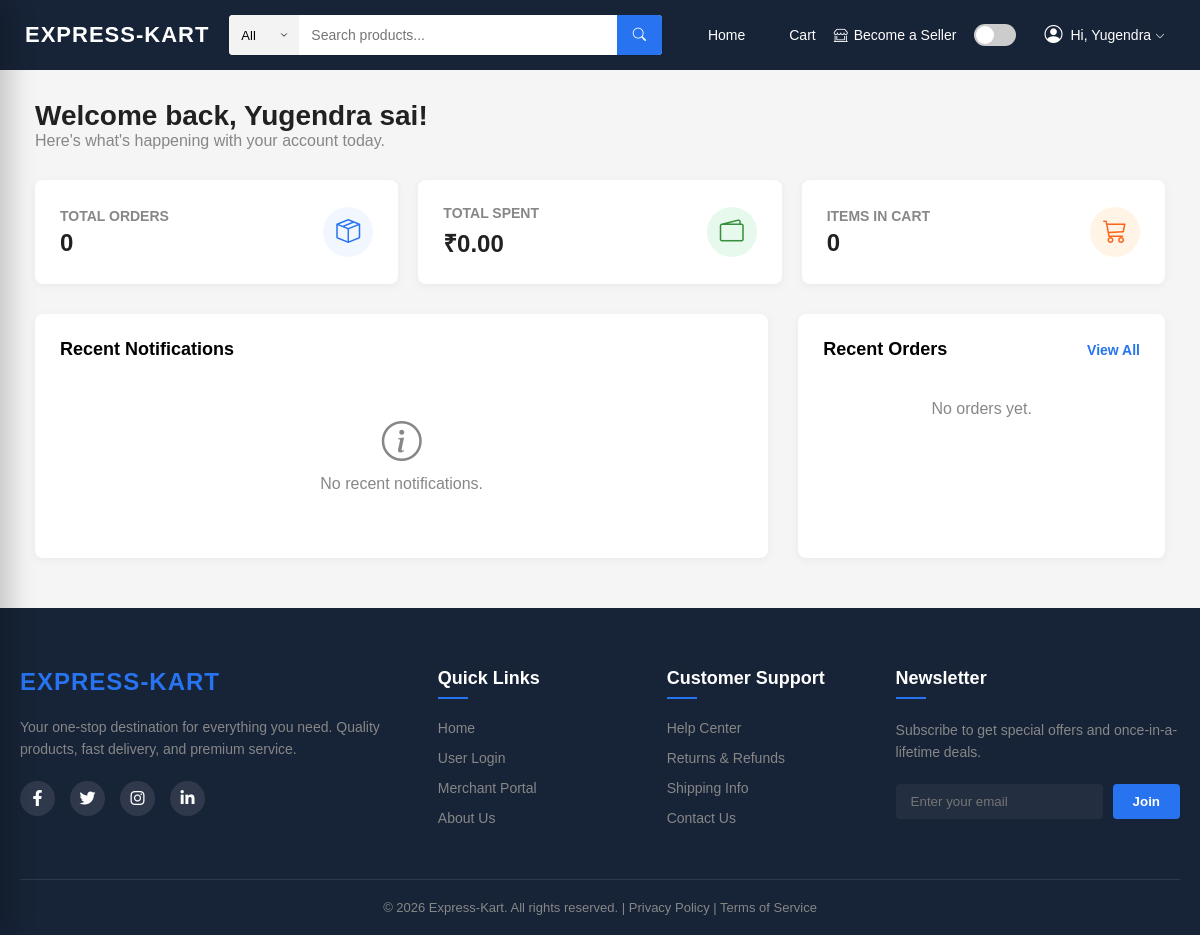
Page /user-dashboard (signed in) on the earlier database version.
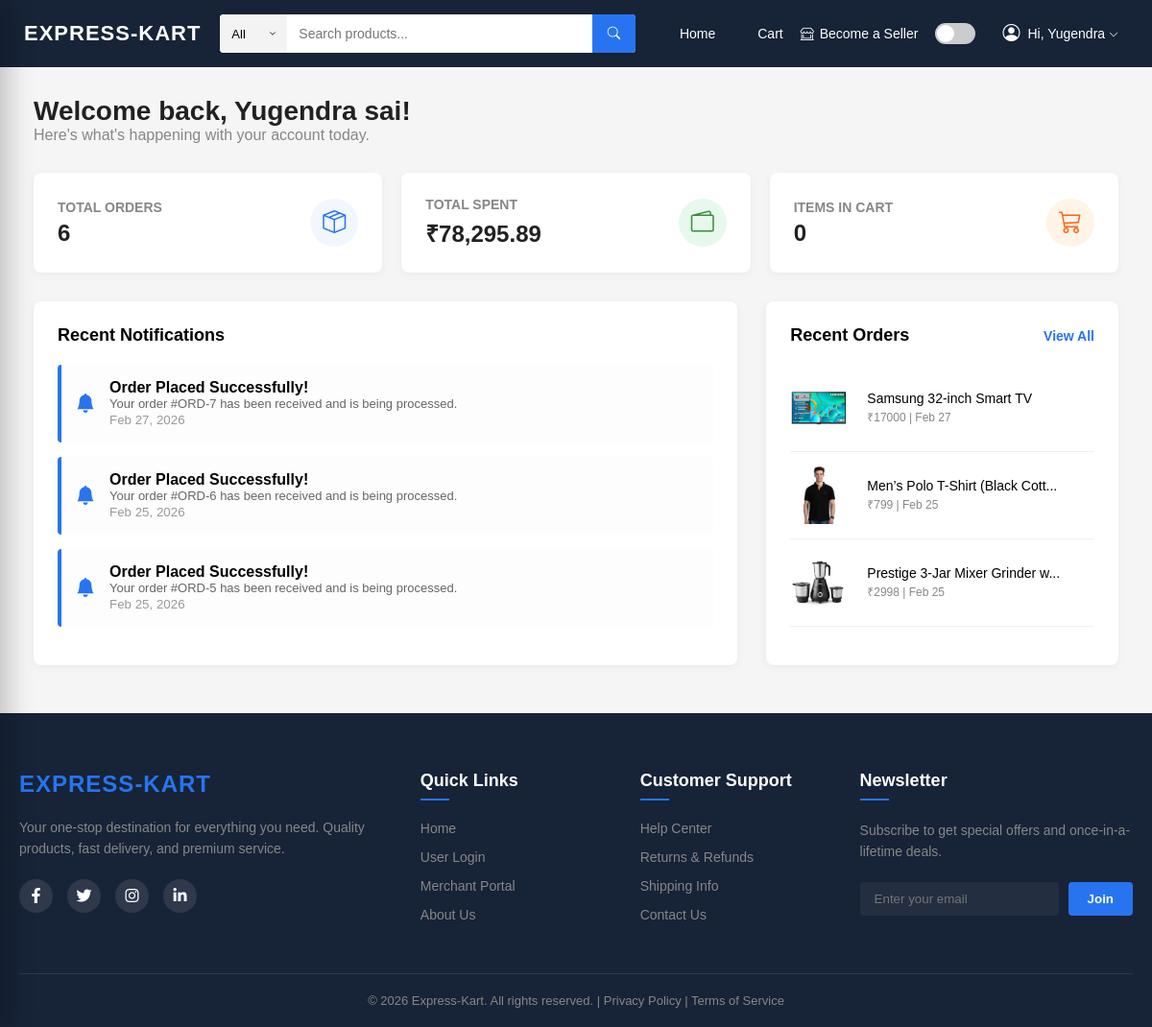
Same page on the later database version.
### tables this page shows
CREATE TABLE orders (
        order_id INTEGER PRIMARY KEY AUTOINCREMENT,
        user_id INTEGER,
        razorpay_order_id TEXT,
        razorpay_payment_id TEXT,
        amount REAL,
        payment_status TEXT,
        created_at DATETIME DEFAULT CURRENT_TIMESTAMP, address TEXT,
        FOREIGN KEY (user_id) REFERENCES users (user_id)
    );

### app.py (the view)
@app.route('/user-dashboard')
def user_dashboard():
    if 'user_id' not in session:
        flash("Please login first!", "danger")
        return redirect('/user-login')
    conn = get_db_connection()
    cursor = conn.cursor()
    cursor.execute("SELECT COUNT(*) FROM orders WHERE user_id=?", (session['user_id'],))
    order_count = cursor.fetchone()[0]
    cursor.execute("SELECT SUM(amount) FROM orders WHERE user_id=?", (session['user_id'],))
    total_spent = cursor.fetchone()[0] or 0
    cursor.execute("""
        SELECT o.*,
            (SELECT p.name FROM order_items oi
             JOIN products p ON oi.product_id = p.product_id
             WHERE oi.order_id = o.order_id LIMIT 1) as product_name,
            (SELECT p.image FROM order_items oi
             JOIN products p ON oi.product_id = p.product_id
             WHERE oi.order_id = o.order_id LIMIT 1) as product_image
        FROM orders o
        WHERE o.user_id = ?
        ORDER BY o.created_at DESC
        LIMIT 3
    """, (session['user_id'],))
    recent_orders = cursor.fetchall()
    cursor.close()
    conn.close()
    return render_template("user/user_dashboard.html",
                           user_name=session['user_name'],
                           order_count=order_count,
                           total_spent=total_spent,
                           recent_orders=recent_orders)

### app.py (called while the page is built)
def get_db_connection():
    conn = sqlite3.connect(config.DB_PATH)
    conn.row_factory = sqlite3.Row
    return conn

@app.template_filter('strftime')
def strftime_filter(date_str, format='%b %d, %Y'):
    if not date_str:
        return ""
    if isinstance(date_str, str):
        try:
            from datetime import datetime
            dt = datetime.strptime(date_str, '%Y-%m-%d %H:%M:%S')
            return dt.strftime(format)
        except Exception:
            return date_str
    return date_str.strftime(format)

### templates/user/user_dashboard.html (shortened to what this page needs)
{% extends 'base.html' %}
{% block content %}
<div class="ud-container">
  <div class="ud-header">
    <h1 class="ud-welcome">Welcome back, {{ user_name }}!</h1>
    <p style="color: #878787;">Here's what's happening with your account today.</p>
  </div>
  <div class="ud-stats-grid">
    <div class="ud-stat-card">
      <div class="ud-stat-info">
        <h3>Total Orders</h3>
        <div class="value">{{ order_count }}</div>
      </div>
      <div class="ud-stat-icon">
        <i class="bi bi-box-seam"></i>
      </div>
    </div>
    <div class="ud-stat-card">
      <div class="ud-stat-info">
        <h3>Total Spent</h3>
        <div class="value">₹{{ "{:,.2f}".format(total_spent) }}</div>
      </div>
      <div class="ud-stat-icon" style="background: #e7f9ed; color: #388e3c;">
        <i class="bi bi-wallet2"></i>
      </div>
    </div>
    <div class="ud-stat-card">
      <div class="ud-stat-info">
        <h3>Items in Cart</h3>
        <div class="value">{{ session.get('cart', {})|length }}</div>
      </div>
      <div class="ud-stat-icon" style="background: #fff4e5; color: #fb641b;">
        <i class="bi bi-cart3"></i>
      </div>
    </div>
  </div>
  <div class="ud-content-grid">
    <div class="ud-card">
      <h2 class="ud-card-title">Recent Notifications</h2>
      {% if recent_orders %}
      {% for order in recent_orders %}
      <div class="ud-notification">
        <i class="bi bi-bell-fill"></i>
        <div>
          <strong>Order Placed Successfully!</strong>
          <p style="margin: 0; font-size: 13px; color: #666;">Your order #ORD-{{ order.order_id }} has been received and
            is being processed.</p>
          <small style="color: #999;">{{ order.created_at | strftime }}</small>
        </div>
      </div>
      {% endfor %}
      {% else %}
      <div style="text-align: center; padding: 40px 0; color: #878787;">
        <i class="bi bi-info-circle" style="font-size: 40px; display: block; margin-bottom: 10px;"></i>
        No recent notifications.
      </div>
      {% endif %}
    </div>
    <div class="ud-card">
      <div class="ud-card-title">
        Recent Orders
        <a href="/user/my-orders">View All</a>
      </div>
      {% for order in recent_orders %}
      <a href="/user/order-success/{{ order.order_id }}" class="ud-order-row">
        <img src="/static/uploads/product_images/{{ order.product_image }}" class="ud-order-img">
        <div class="ud-order-info">
          <h4>{{ order.product_name[:30] }}{{ '...' if order.product_name|length > 30 }}</h4>
          <p>₹{{ order.amount|int }} | {{ order.created_at | strftime('%b %d') }}</p>
        </div>
      </a>
      {% endfor %}
      {% if not recent_orders %}
      <p style="text-align: center; color: #878787; padding-top: 20px;">No orders yet.</p>
      {% endif %}
    </div>
  </div>
</div>
{% endblock %}

### templates/base.html (shortened to what this page needs)
<!DOCTYPE html>
<html lang="en">
<head>
    <link rel="stylesheet" href="https://cdnjs.cloudflare.com/ajax/libs/font-awesome/6.4.0/css/all.min.css">
    <link rel="stylesheet" href="{{ url_for('static', filename='style.css') }}?v=1.2">
    <link rel="stylesheet" href="{{ url_for('static', filename='auth.css') }}?v=2.0">
    <link rel="stylesheet" href="https://cdn.jsdelivr.net/npm/bootstrap-icons@1.13.1/font/bootstrap-icons.min.css">
</head>
<body class="{% if request.path.startswith('/merchant/') %}merchant-body{% endif %}">
    {% if request.path.startswith('/merchant/') or request.path == '/merchant-login' or request.path ==
    '/merchant-signup' %}
    {% include 'merchant_navbar.html' %}
    {% else %}
    {% include 'navbar.html' %}
    {% endif %}
    <div class="container">
        {% block content %}{% endblock %}
    </div>
    {% if not session.get('merchant_id') %}
    {% include 'footer.html' %}
    {% endif %}
</body>
</html>

### templates/navbar.html (shortened to what this page needs)
<nav class="navbar">
    <div class="nav-left">
        <a href="/" class="logo">EXPRESS-KART</a>
    </div>
    <form action="/user/products" method="GET" class="nav-search main-search">
        <select name="category" class="search-category">
            <option value="">All</option>
        </select>
        <input type="text" id="mainSearchInput" name="search" placeholder="Search products..."
            value="{{ request.args.get('search','') }}">
        <button type="submit">
            <i class="bi bi-search"></i>
        </button>
    </form>
    <div class="nav-right desktop-only">
        <a href="/" class="nav-link">
            <span class="icon-wrap">
                <lord-icon src="https://cdn.lordicon.com/jeuxydnh.json" trigger="hover" colors="primary:#ffffff"
                    style="width:22px;height:22px">
                </lord-icon>
            </span>
            <span>Home</span>
        </a>
        <a href="/user/cart" class="nav-link">
            <span class="icon-wrap">
                <lord-icon src="https://cdn.lordicon.com/uisoczqi.json" trigger="hover" colors="primary:#ffffff"
                    style="width:22px;height:22px">
                </lord-icon>
            </span>
            <span>Cart</span>
        </a>
        {% if not session.get('super_id') %}
        <a href="/merchant-login" class="nav-link">
            <i class="bi bi-shop-window"></i>
            <span>Become a Seller</span>
        </a>
        {% endif %}
        <div class="theme-toggle">
            <label class="switch">
                <span class="slider"></span>
            </label>
        </div>
        {% if session.get('user_id') %}
        <div class="nav-user-dropdown">
            <a href="/user/profile" class="nav-user"
                style="text-decoration: none; display: flex; align-items: center; gap: 8px;">
                <i class="bi bi-person-circle nav-icon"></i>
                {% set display_name = session.get('user_name', '').split(' ')[0] %}
                <span>Hi, {{ display_name }} <i class="bi bi-chevron-down" style="font-size: 10px;"></i></span>
            </a>
        </div>
        {% else %}
        <a href="/user-login" class="btn-login">Login</a>
        {% endif %}
    </div>
</nav>

### templates/footer.html (shortened to what this page needs)
<footer class="main-footer">
    <div class="footer-container">
        <div class="footer-grid">
            <div class="footer-section">
                <h3>Express-Kart</h3>
                <p>Your one-stop destination for everything you need. Quality products, fast delivery, and premium
                    service.</p>
                <div class="social-links">
                    <a href="#"><i class="fab fa-facebook-f"></i></a>
                    <a href="#"><i class="fab fa-twitter"></i></a>
                    <a href="#"><i class="fab fa-instagram"></i></a>
                    <a href="#"><i class="fab fa-linkedin-in"></i></a>
                </div>
            </div>
            <div class="footer-section">
                <h4>Quick Links</h4>
                <ul>
                    <li><a href="/">Home</a></li>
                    <li><a href="/user-login">User Login</a></li>
                    <li><a href="/merchant-login">Merchant Portal</a></li>
                    <li><a href="#">About Us</a></li>
                </ul>
            </div>
            <div class="footer-section">
                <h4>Customer Support</h4>
                <ul>
                    <li><a href="#">Help Center</a></li>
                    <li><a href="#">Returns & Refunds</a></li>
                    <li><a href="#">Shipping Info</a></li>
                    <li><a href="#">Contact Us</a></li>
                </ul>
            </div>
            <div class="footer-section">
                <h4>Newsletter</h4>
                <p>Subscribe to get special offers and once-in-a-lifetime deals.</p>
                <div class="subscribe-form">
                    <input type="email" placeholder="Enter your email">
                    <button>Join</button>
                </div>
            </div>
        </div>
        <div class="footer-bottom">
            <p>&copy; 2026 Express-Kart. All rights reserved. | <a href="#">Privacy Policy</a> | <a href="#">Terms of
                    Service</a></p>
        </div>
    </div>
</footer>

### static/style.css (style rules this page uses)
* { margin: 0; padding: 0; box-sizing: border-box; }
body { font-family: Arial, sans-serif; background: #f5f5f5; color: #000; transition: 0.3s; }
.navbar { width: 100%; min-height: 70px; background: #172337; display: grid; grid-template-columns: auto 1fr auto; align-items: center; gap: 20px; padding: 10px 25px; position: sticky; top: 0; z-index: 1000; }
.nav-left .logo { color: white; font-size: 22px; font-weight: bold; text-decoration: none; letter-spacing: 1px; }
.main-search { width: 100%; max-width: 700px; margin: 0 auto; height: 40px; display: flex; align-items: center; background: #fff; border-radius: 4px; overflow: hidden; box-shadow: 0 1px 2px 0 rgba(0, 0, 0, 0.1); }
.search-category { height: 40px !important; width: auto; min-width: 70px; padding: 0 30px 0 12px; border: none !important; outline: none !important; -webkit-appearance: none; appearance: none; font-size: 13px; cursor: pointer; border-right: 1px solid #e0e0e0; margin: 0; box-sizing: border-box; display: inline-flex; align-items: center; }
.main-search input { height: 40px !important; flex: 1; padding: 0 12px; border: none !important; outline: none !important; font-size: 14px; background: #fff; margin: 0; box-sizing: border-box; }
.main-search button { height: 40px !important; width: 45px; border: none !important; background: #2874f0; color: white; cursor: pointer; display: flex; align-items: center; justify-content: center; margin: 0; box-sizing: border-box; }
.nav-right { display: flex; align-items: center; gap: 18px; }
.nav-link, .nav-user { display: flex; align-items: center; gap: 6px; text-decoration: none; color: white; font-size: 14px; }
.nav-icon { font-size: 18px; }
.icon-wrap { width: 20px; height: 20px; display: flex; align-items: center; justify-content: center; }
.nav-user-dropdown { position: relative; cursor: pointer; padding: 5px 10px; border-radius: 4px; transition: 0.2s; }
.theme-toggle { display: flex; align-items: center; }
.switch { position: relative; width: 42px; height: 22px; }
.slider { position: absolute; top: 0; right: 0; bottom: 0; left: 0; background: #ccc; border-radius: 25px; cursor: pointer; transition: 0.3s; }
.slider::before { content: ""; position: absolute; height: 18px; width: 18px; background: white; border-radius: 50%; top: 2px; left: 2px; transition: 0.3s; }
.ud-container { max-width: 1200px; margin: 30px auto; padding: 0 20px; }
.ud-header { margin-bottom: 30px; }
.ud-welcome { font-size: 28px; font-weight: 600; color: #212121; }
.ud-stats-grid { display: grid; grid-template-columns: repeat(auto-fit, minmax(250px, 1fr)); gap: 20px; margin-bottom: 30px; }
.ud-stat-card { background: #fff; padding: 25px; border-radius: 8px; box-shadow: 0 2px 10px rgba(0, 0, 0, 0.05); display: flex; align-items: center; justify-content: space-between; }
.ud-stat-info h3 { font-size: 14px; color: #878787; text-transform: uppercase; margin-bottom: 5px; }
.ud-stat-info .value { font-size: 24px; font-weight: 700; color: #212121; }
.ud-stat-icon { width: 50px; height: 50px; background: #f1f6ff; border-radius: 50%; display: flex; align-items: center; justify-content: center; color: #2874f0; font-size: 24px; }
.ud-content-grid { display: grid; grid-template-columns: 2fr 1fr; gap: 30px; }
.ud-card { background: #fff; border-radius: 8px; box-shadow: 0 2px 10px rgba(0, 0, 0, 0.05); padding: 25px; min-height: 200px; }
.ud-card-title { font-size: 18px; font-weight: 600; margin-bottom: 20px; display: flex; align-items: center; justify-content: space-between; }
.ud-card-title a { font-size: 14px; color: #2874f0; text-decoration: none; }
.ud-notification { padding: 15px; border-radius: 4px; background: #fdfdfd; border-left: 4px solid #2874f0; margin-bottom: 15px; display: flex; align-items: center; gap: 15px; }
.ud-notification i { font-size: 20px; color: #2874f0; }
.ud-order-row { display: flex; align-items: center; gap: 20px; padding: 15px 0; border-bottom: 1px solid #f0f0f0; text-decoration: none; color: inherit; }
.ud-order-img { width: 60px; height: 60px; object-fit: contain; }
.ud-order-info h4 { font-size: 14px; font-weight: 500; margin-bottom: 3px; }
.ud-order-info p { font-size: 12px; color: #878787; }
.container { width: 100%; max-width: 1248px; margin: 0 auto; padding: 0 15px; box-sizing: border-box; }

Differences in the rows shown:
added orders: order_id "7", created_at|strftime "Feb 27, 2026", shows a picture, product_name "Samsung 32-inch Smart TV", amount "17000", created_at|strftime "Feb 27"
added orders: order_id "6", created_at|strftime "Feb 25, 2026", shows a picture, product_name "Men’s Polo T-Shirt (Black Cott", product_name "...", amount "799", created_at|strftime "Feb 25"
added orders: order_id "5", created_at|strftime "Feb 25, 2026", shows a picture, product_name "Prestige 3-Jar Mixer Grinder w", product_name "...", amount "2998", created_at|strftime "Feb 25"
Other differences:
{{ order_count }}: "0" → "6"
{{ "{:,.2f}".format(total_spent) }}: "0.00" → "78,295.89"
text no longer shown: "No recent notifications. No orders yet."
